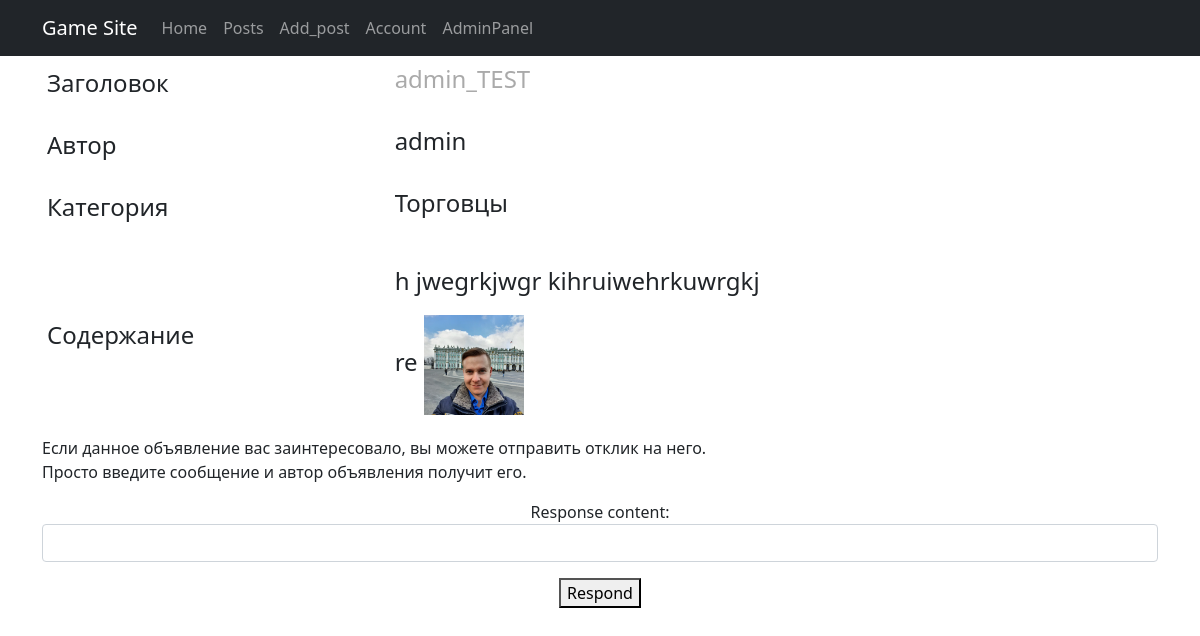
Page /ads/5/ on the earlier database version.
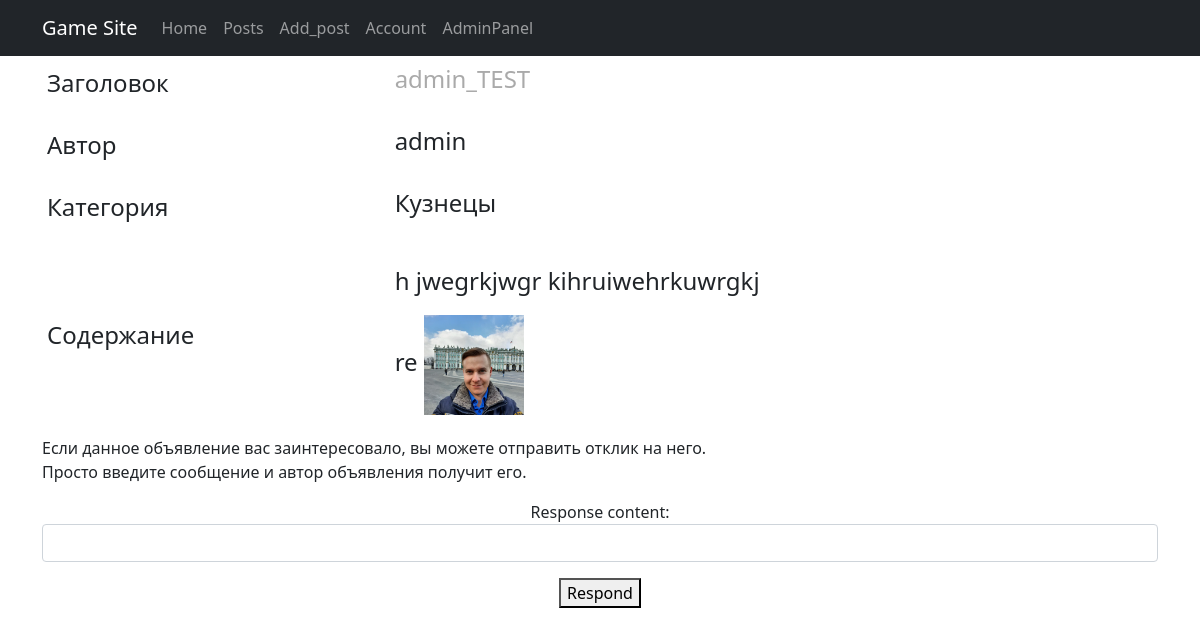
Same page on the later database version.
### ads/models.py (models this page shows, shortened)
class Post(models.Model):
    TYPE = (
        ('tank', 'Танки'),
        ('heal', 'Хилы'),
        ('dd', 'ДД'),
        ('buyers', 'Торговцы'),
        ('gildmaster', 'Гилдмастеры'),
        ('quest', 'Квестгиверы'),
        ('smith', 'Кузнецы'),
        ('tanner', 'Кожевники'),
        ('potion', 'Зельевары'),
        ('spellmaster', 'Мастера заклинаний'),
    )
    author = models.ForeignKey(User, on_delete=models.CASCADE, default=None, blank=True)
    title = models.CharField(max_length=64, unique=True)
    category = models.CharField(max_length=16, choices=TYPE, default='tank')
    content = RichTextUploadingField(blank=True, null=True)

### ads/views.py (the view, shortened to what this page needs)
# urls.py: path('ads/<int:pk>/', PostDetailView.as_view(), name='post_detail'),
class PostDetailView(DetailView):
    model = Post
    template_name = 'ads/post_detail.html'
    form_class = PostForm
    def get_object(self, **kwargs):
        id = self.kwargs.get('pk')
        obj = Post.objects.get(pk=id)
        return obj
    def get_context_data(self, **kwargs):
        context = super().get_context_data(**kwargs)
        id = self.kwargs.get('pk')
        obj = Post.objects.get(pk=id)
        author = obj.author
        user = self.request.user
        context['author_user'] = True if user == author else False
        context['response_form'] = ResponseForm()
        return context

### ads/forms.py
class ResponseForm(forms.ModelForm):
    class Meta:
        model = Response
        fields = ('author', 'text', 'post')
        labels = {
            "text": "Response content:"
        }
        widgets = {
            'author': forms.HiddenInput(),
            'text': forms.TextInput(attrs={'class': 'form-control'}),
            'post': forms.HiddenInput(),
        }

### templates/ads/post_detail.html (shortened to what this page needs)
{% extends 'index.html' %}
{% block content %}
<table align="left">
    <tr>
        <td>
            <h4 align="left">Заголовок</h4>
        </td>
        <td>
            <p align="left">
                <font size="5" color="aaaaaa"> {{ post.title }} </font>
            </p>
        </td>
    </tr>
    <tr>
        <td>
            <h4 align="left">Автор</h4>
        </td>
        <td>
            <p align="left">
                <font size="5"> {{ post.author }} </font>
            </p>
        </td>
    </tr>
    <tr>
        <td>
            <h4 align="left">Категория</h4>
        </td>
        <td>
            <p align="left">
                <font size="5"> {{ post.get_category_display }} </font>
            </p>
        </td>
    </tr>
    <tr>
        <td>
            <h4 align="left">Содержание &nbsp</h4>
        </td>
        <td align="left">
            <p align="left">
                <font size="5"> {{ post.content|safe }} </font>
            </p>
        </td>
    </tr>
</table>
{% if author_user %}
<p style="text-align: left">
    <button>
        <a href="{% url 'post_update' post.id %}">Редактировать</a>
    </button>
</p>
{% else %}
<p style="text-align: left">
    Если данное объявление вас заинтересовало,
    вы можете отправить отклик на него.<br>
    Просто введите сообщение и автор объявления получит его.
</p>
<p style="text-align: left">
<form action="" method="post">
    {{ response_form.as_p }}
    <button type="submit">Respond</button>
</form>
</p>
{% endif %}
{% endblock %}

### templates/index.html (shortened to what this page needs)
<!DOCTYPE html>
<html lang="en">
    <head>
        {% load static %}
        <link href="{% static 'css/styles.css'%}" rel="stylesheet" />
    </head>
    <body>
        <nav class="navbar navbar-expand-lg navbar-dark bg-dark static-top">
            <div class="container">
                <a class="navbar-brand" href="#">Game Site</a>
                <div class="collapse navbar-collapse" id="navbarResponsive">
                    <ul class="navbar-nav ml-auto">
                        <li class="nav-item">
                            <a class="nav-link" href="/">Home</a>
                        </li>
                        <li class="nav-item">
                            <a class="nav-link" href="/posts/">Posts</a>
                        </li>
                        <li class="nav-item">
                            <a class="nav-link" href="/add_post/">Add_post</a>
                        </li>
                        <li class="nav-item">
                            <a class="nav-link" href="/profile/">Account</a>
                        </li>
                        <li class="nav-item">
                            <a class="nav-link" href="http://127.0.0.1:8000/admin">AdminPanel</a>
                        </li>
                    </ul>
                </div>
            </div>
        </nav>
        <div class="container">
            <div class="row">
                <div class="col-lg-12 text-center">
                    {% block content %}{% endblock content %}
                </div>
            </div>
        </div>
    </body>
</html>

### templates/ads/post_detail.html (style rules this page uses)
table { width: 100%; background: white; border: 1px; }
td, th { padding: 5px; border: 1px; }

Differences in the rows shown:
changed Post "admin_TEST": category "Торговцы" → "Кузнецы"
